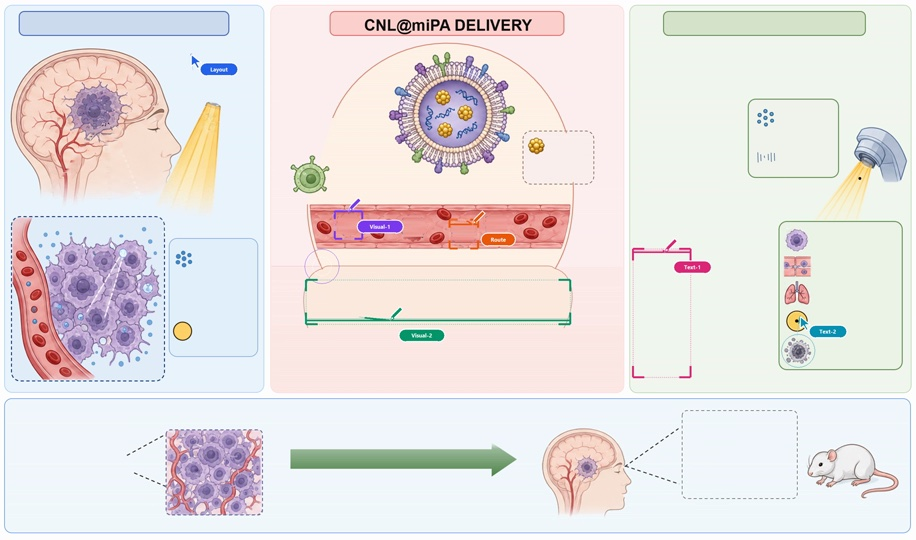
#> input picture assets/gallery/rebuild-image-in-powerpoint-swarm/drawing-process.jpg, 916 x 540 px
$ python -i embed_paper_figure.py   (imports and definitions only)
#> lines starting #> are read from the running program, lines starting #| are printed output that depends on the picture; after the words box and inside, x2 and y2 are one past the last pixel; in counts of white or black regions, pixels touching at a corner belong together
#> further down, picture is the input picture: PIL image 916x540 RGB; mean R, G, B 231.7, 226.6, 226.3
#!/usr/bin/env python3
"""Losslessly embed a real cropped paper figure into an $imagegen-rendered slide image.

Preserves 100% pixel-exact authenticity for paper architectures, medical/microscopy images,
qualitative visual comparisons, and dense multi-panel experimental plots while keeping the
slide's unified $imagegen academic header, deep analysis cards, conclusion anchor, and footer.
"""

from __future__ import annotations

import argparse
import shutil
from pathlib import Path

from PIL import Image, ImageChops, ImageDraw


def trim_outer_white(im: Image.Image, threshold: int = 248, pad: int = 4) -> Image.Image:
#> called with threshold = 248, pad = 4
    rgb = im.convert("RGB")
    bg = Image.new("RGB", rgb.size, (255, 255, 255))
#> bg: PIL image 916x540 RGB; every value is 255
    diff = ImageChops.difference(rgb, bg).convert("L")
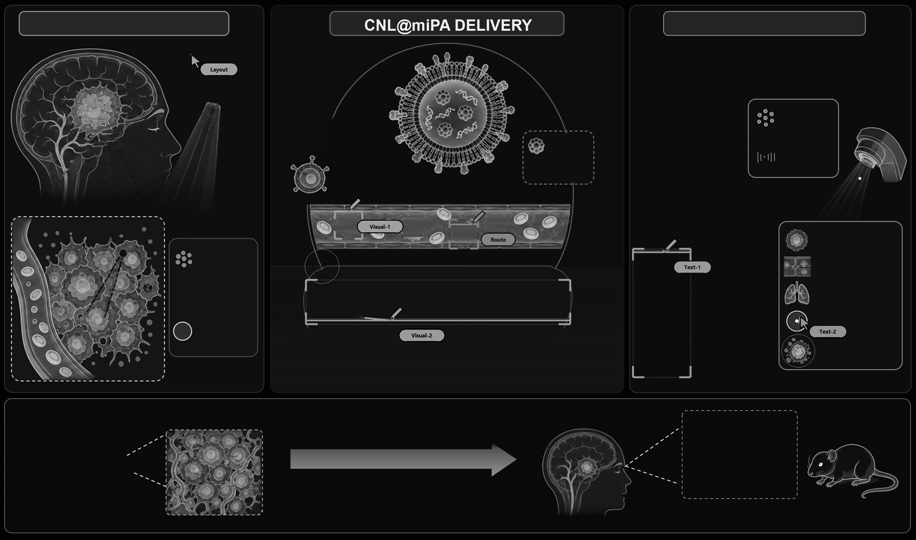
#> diff: PIL image 916x540 L; min 0, max 254, mean 26.9
    mask = diff.point(lambda p: 255 if p > (255 - threshold) else 0)
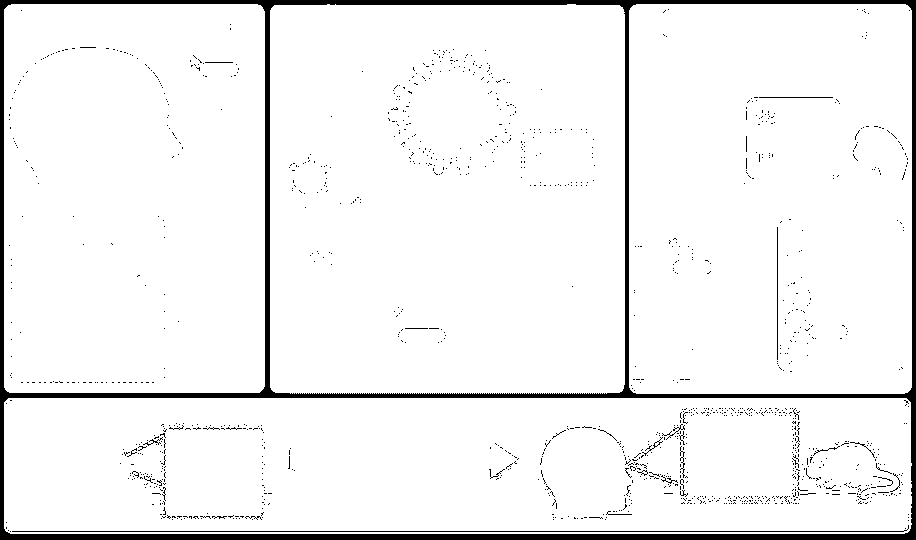
#> mask: PIL image 916x540 L; 94.7% white; 1301 black regions (1277 under 20 px), largest, box (x1, y1, x2, y2) and area: (0, 0, 916, 540) 21692, (12, 525, 909, 532) 900, (777, 227, 778, 360) 133
    bbox = mask.getbbox()
#> bbox = (4, 4, 912, 534)
    if not bbox:
        return rgb
    x1, y1, x2, y2 = bbox
#> x1 = 4; y1 = 4; x2 = 912; y2 = 534
    w, h = rgb.size
#> w = 916; h = 540
    return rgb.crop((max(0, x1 - pad), max(0, y1 - pad), min(w, x2 + pad), min(h, y2 + pad)))
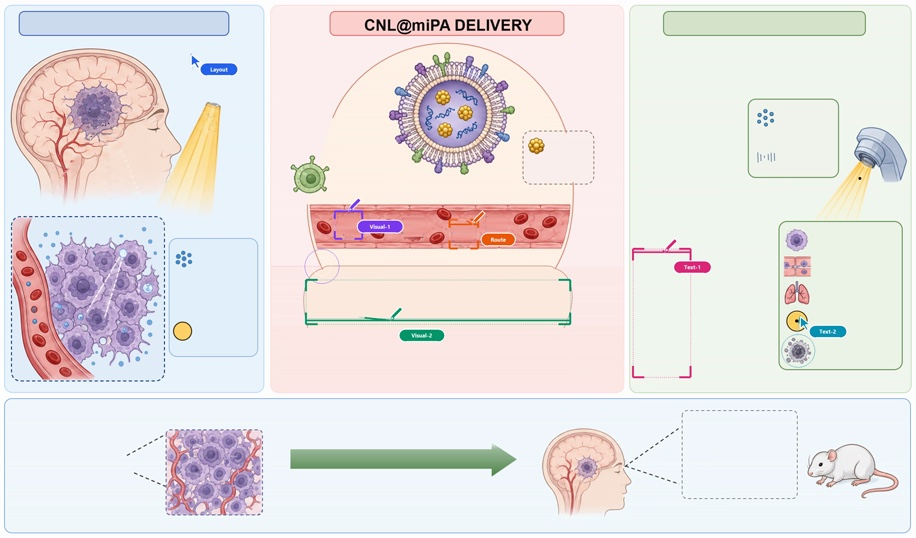
#> returned value: PIL image 916x538 RGB; mean R, G, B 231.6, 226.5, 226.2


def is_near_white(rgb: tuple[int, int, int], thresh: int = 236) -> bool:
    return rgb[0] >= thresh and rgb[1] >= thresh and rgb[2] >= thresh


# [185 lines left out: functions snap_inner_white_box, parse_slot, embed_figure, parse_args, main, not called in this run]


# [2 lines not run here, left out]

>>> from PIL import Image
>>> picture = Image.open('../../../assets/gallery/rebuild-image-in-powerpoint-swarm/drawing-process.jpg')
>>> result = trim_outer_white(picture)

$ run again, on assets/gallery/rebuild-image-in-powerpoint-swarm/six-agent-cursors.jpg
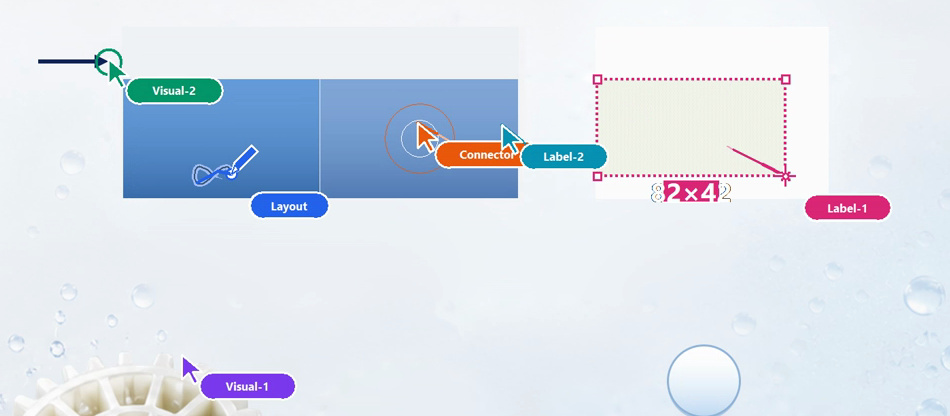
#> input picture assets/gallery/rebuild-image-in-powerpoint-swarm/six-agent-cursors.jpg, 950 x 416 px
#> picture is the input picture: PIL image 950x416 RGB; mean R, G, B 217.1, 225, 235.7
#> bg: PIL image 950x416 RGB; every value is 255
#> in trim_outer_white, `diff = ImageChops.difference(rgb, bg).convert("L")`:
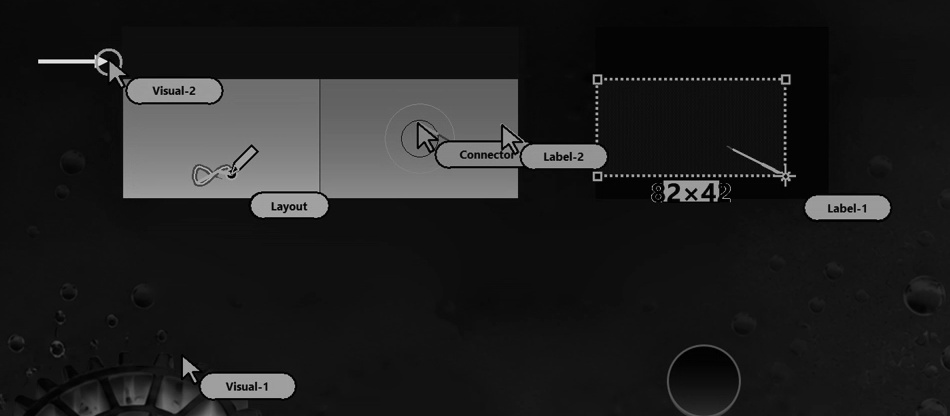
#> diff: PIL image 950x416 L; min 0, max 242, mean 31.1
#> in trim_outer_white, `mask = diff.point(lambda p: 255 if p > (255 - threshold) else 0)`:
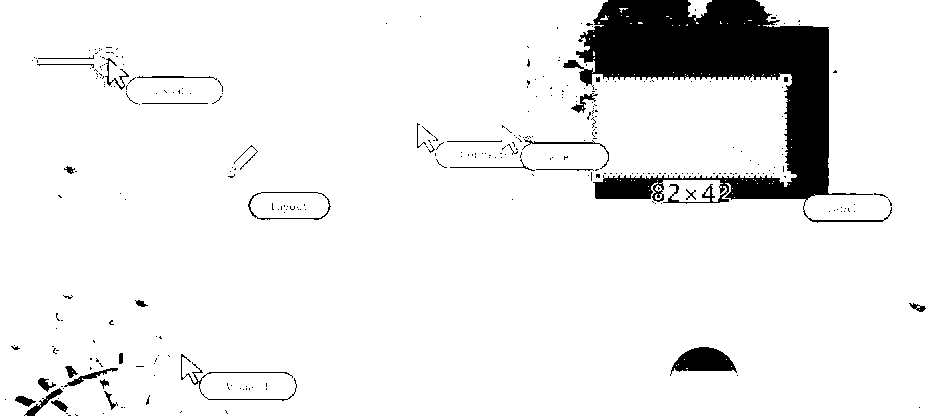
#> mask: PIL image 950x416 L; 92.5% white; 318 black regions (287 under 20 px), largest, box (x1, y1, x2, y2) and area: (563, 0, 892, 223) 24802, (670, 347, 737, 376) 1149, (181, 354, 297, 401) 351
#> bbox = (0, 0, 950, 416)
#> x1 = 0; x2 = 950; y2 = 416

$ run again, on assets/gallery/rebuild-image-in-powerpoint-swarm/swarm-overview.jpg
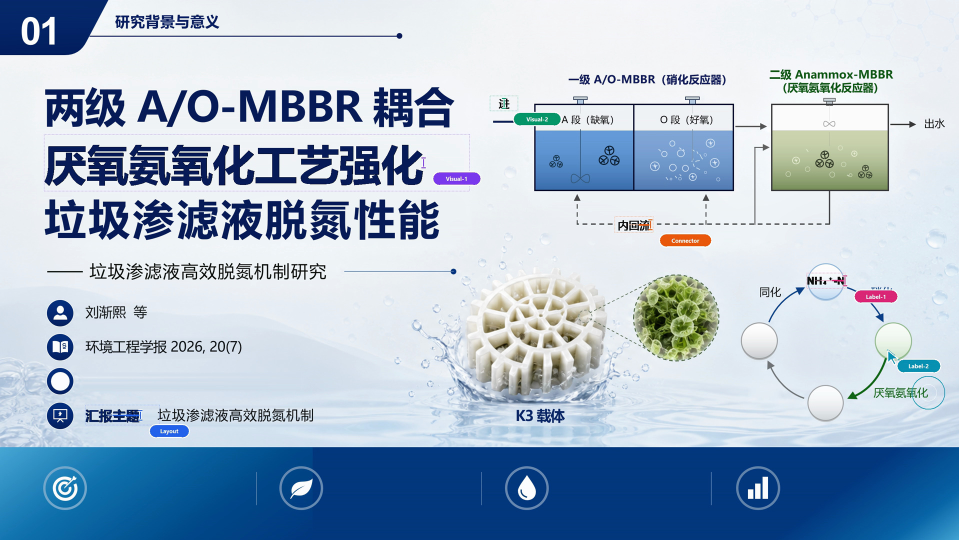
#> input picture assets/gallery/rebuild-image-in-powerpoint-swarm/swarm-overview.jpg, 1918 x 1080 px (shown at 1/2 size)
#> picture is the input picture: PIL image 1918x1080 RGB; mean R, G, B 168.6, 187.1, 206.3
#> bg: PIL image 1918x1080 RGB; every value is 255
#> in trim_outer_white, `diff = ImageChops.difference(rgb, bg).convert("L")`:
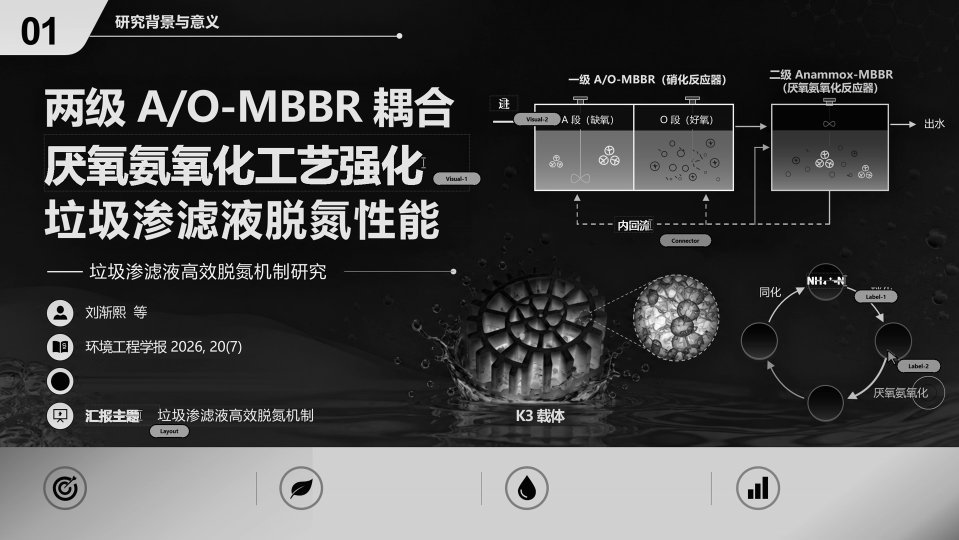
#> diff: PIL image 1918x1080 L (shown at 1/2 size); min 0, max 255, mean 71.2
#> in trim_outer_white, `mask = diff.point(lambda p: 255 if p > (255 - threshold) else 0)`:
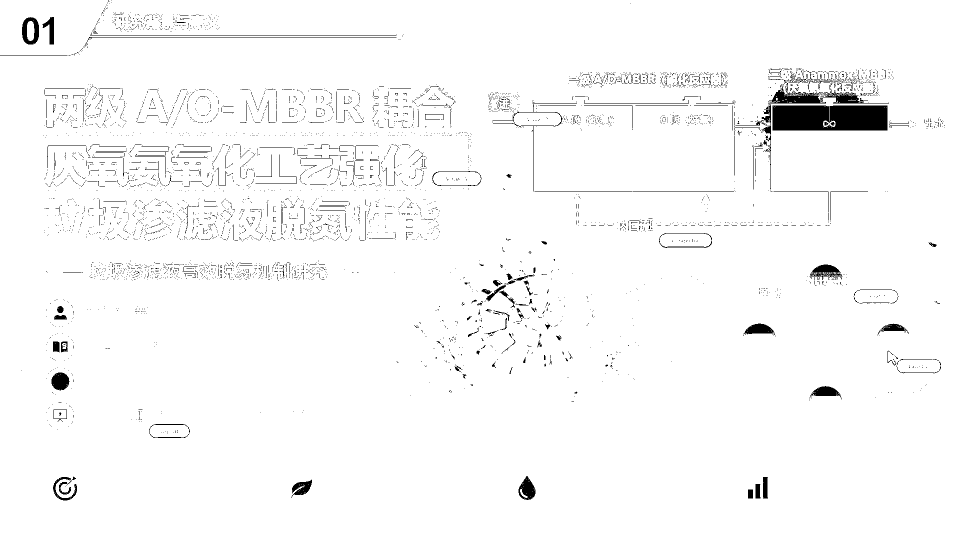
#> mask: PIL image 1918x1080 L (shown at 1/2 size); 97.5% white; 5608 black regions (5383 under 20 px), largest, box (x1, y1, x2, y2) and area: (1545, 211, 1775, 261) 11194, (1471, 165, 1778, 378) 3939, (44, 34, 78, 89) 1052
#> bbox = (0, 0, 1918, 1080)
#> x1 = 0; x2 = 1918; y2 = 1080
